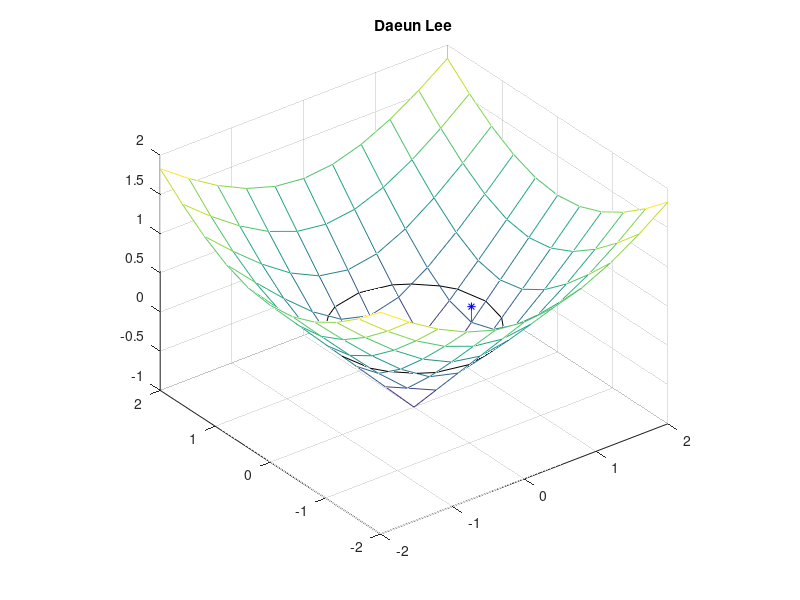

Recreate this plot in MATLAB.
% contour drawing
clear; clf
f = @(x,y) sqrt(x^2+y^2)-1;
Nx=10; Ny=Nx;      % Nx를 홀수로 설정하면 zero line을 볼 수 있음 
x=linspace(-2,2,Nx);
y=linspace(-2,2,Ny);
for i=1:Nx
    for j=1:Ny
        u(i,j)=f(x(i),y(j));
    end
end
mesh(x,y,u'); hold on
mesh(x,y,0*u');
[c h]=contour(x,y,u',[0 0],'k')

m = c(2,1) ; 
plot(c(1,2:m+1), c(2,2:m+1), 'ro')
axis image
title('Daeun Lee')

% 무슨 점 찾기
clear; clf
f = @(x,y) sqrt(x^2+y^2)-1;
Nx=11; Ny=Nx;
x=linspace(-2,2,Nx);
y=linspace(-2,2,Ny);
for i=1:Nx
    for j=1:Ny
        u(i,j)=f(x(i),y(j));
    end
end
mesh(x,y,u'); hold on
% mesh(x,y,0*u');
[c h]=contour(x,y,u',[0 0],'k')
m=c(2,1);
% plot(c(1,2:m+1),c(2,2:m+1),'ro')

plot(x(8), y(6), 'b*')
plot3([x(8) x(8)], [y(6) y(6)], [0 u(8,6)])
plot(x(9), y(6), 'r*')
plot3([x(9) x(9)], [y(6) y(6)], [0 u(9,6)])

axis image
title('Daeun Lee')
